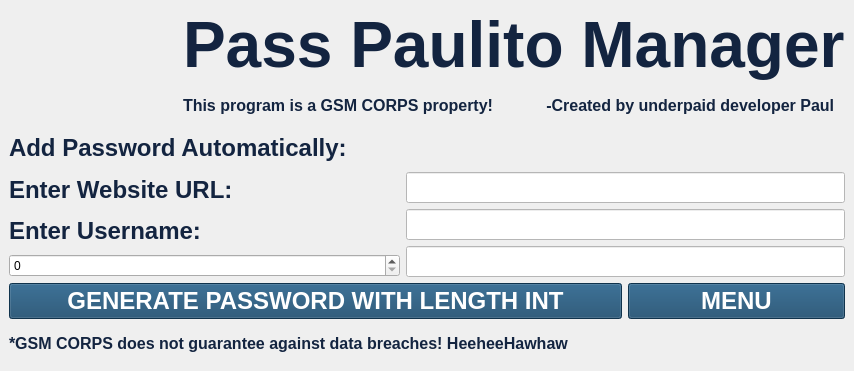
<?xml version="1.0" encoding="UTF-8"?>
<ui version="4.0">
 <class>MainWindow</class>
 <widget class="QMainWindow" name="MainWindow">
  <property name="geometry">
   <rect>
    <x>0</x>
    <y>0</y>
    <width>854</width>
    <height>371</height>
   </rect>
  </property>
  <property name="sizePolicy">
   <sizepolicy hsizetype="Preferred" vsizetype="Preferred">
    <horstretch>0</horstretch>
    <verstretch>0</verstretch>
   </sizepolicy>
  </property>
  <property name="minimumSize">
   <size>
    <width>854</width>
    <height>371</height>
   </size>
  </property>
  <property name="maximumSize">
   <size>
    <width>854</width>
    <height>371</height>
   </size>
  </property>
  <property name="windowTitle">
   <string>Pass Paulito Manager v1.0</string>
  </property>
  <property name="windowIcon">
   <iconset resource="Resources.qrc">
    <normaloff>:/IconImage/Icon.png</normaloff>:/IconImage/Icon.png</iconset>
  </property>
  <property name="toolTip">
   <string>&lt;html&gt;&lt;head/&gt;&lt;body&gt;&lt;p&gt;&lt;br/&gt;&lt;/p&gt;&lt;/body&gt;&lt;/html&gt;</string>
  </property>
  <property name="whatsThis">
   <string>&lt;html&gt;&lt;head/&gt;&lt;body&gt;&lt;p&gt;&lt;br/&gt;&lt;/p&gt;&lt;/body&gt;&lt;/html&gt;</string>
  </property>
  <property name="autoFillBackground">
   <bool>false</bool>
  </property>
  <property name="styleSheet">
   <string notr="true">background-image: url(:/BackgroundImage/Background.jpg);
background-repeat: no-repeat;
background-position: center;
background-size: cover;</string>
  </property>
  <property name="toolButtonStyle">
   <enum>Qt::ToolButtonIconOnly</enum>
  </property>
  <widget class="QWidget" name="centralwidget">
   <property name="enabled">
    <bool>true</bool>
   </property>
   <layout class="QGridLayout" name="gridLayout_2">
    <item row="0" column="0">
     <layout class="QGridLayout" name="gridLayout">
      <property name="sizeConstraint">
       <enum>QLayout::SetDefaultConstraint</enum>
      </property>
      <item row="0" column="0" rowspan="2">
       <widget class="QLabel" name="label">
        <property name="styleSheet">
         <string notr="true">background: transparent;
</string>
        </property>
        <property name="text">
         <string/>
        </property>
        <property name="pixmap">
         <pixmap resource="Resources.qrc">:/IconImage/Icon.png</pixmap>
        </property>
        <property name="scaledContents">
         <bool>true</bool>
        </property>
       </widget>
      </item>
      <item row="0" column="1" colspan="3">
       <widget class="QLabel" name="label_2">
        <property name="font">
         <font>
          <pointsize>48</pointsize>
          <weight>75</weight>
          <bold>true</bold>
          <strikeout>false</strikeout>
         </font>
        </property>
        <property name="styleSheet">
         <string notr="true">background: transparent;
color: #132440;
</string>
        </property>
        <property name="text">
         <string>Pass Paulito Manager</string>
        </property>
       </widget>
      </item>
      <item row="1" column="1" colspan="3">
       <widget class="QLabel" name="label_3">
        <property name="font">
         <font>
          <pointsize>12</pointsize>
          <weight>75</weight>
          <bold>true</bold>
          <strikeout>false</strikeout>
         </font>
        </property>
        <property name="styleSheet">
         <string notr="true">background: transparent;
color: #132440;
</string>
        </property>
        <property name="text">
         <string>This program is a GSM CORPS property!            -Created by underpaid developer Paul</string>
        </property>
       </widget>
      </item>
      <item row="2" column="0" colspan="3">
       <widget class="QLabel" name="label_4">
        <property name="font">
         <font>
          <pointsize>18</pointsize>
          <weight>75</weight>
          <bold>true</bold>
          <strikeout>false</strikeout>
         </font>
        </property>
        <property name="styleSheet">
         <string notr="true">background: transparent;
color: #132440;
</string>
        </property>
        <property name="text">
         <string>Add Password Automatically:</string>
        </property>
       </widget>
      </item>
      <item row="3" column="0" rowspan="3" colspan="2">
       <layout class="QVBoxLayout" name="verticalLayout">
        <item>
         <widget class="QLabel" name="label_6">
          <property name="font">
           <font>
            <pointsize>18</pointsize>
            <weight>75</weight>
            <bold>true</bold>
            <strikeout>false</strikeout>
           </font>
          </property>
          <property name="styleSheet">
           <string notr="true">background: transparent;
color: #132440;
</string>
          </property>
          <property name="text">
           <string>Enter Website URL:</string>
          </property>
         </widget>
        </item>
        <item>
         <widget class="QLabel" name="label_7">
          <property name="font">
           <font>
            <pointsize>18</pointsize>
            <weight>75</weight>
            <bold>true</bold>
            <strikeout>false</strikeout>
           </font>
          </property>
          <property name="styleSheet">
           <string notr="true">background: transparent;
color: #132440;
</string>
          </property>
          <property name="text">
           <string>Enter Username:</string>
          </property>
         </widget>
        </item>
        <item>
         <widget class="QSpinBox" name="Pass_Length"/>
        </item>
       </layout>
      </item>
      <item row="3" column="2" colspan="2">
       <widget class="QLineEdit" name="Web_URL_Box_Add_Auto">
        <property name="font">
         <font>
          <pointsize>14</pointsize>
          <weight>75</weight>
          <bold>true</bold>
         </font>
        </property>
        <property name="styleSheet">
         <string notr="true">color: black;
background: white;
caret-color: black;
selection-color: white;
selection-background-color: #0078d7;
</string>
        </property>
       </widget>
      </item>
      <item row="4" column="2" colspan="2">
       <widget class="QLineEdit" name="Username_Box_Add_Auto">
        <property name="font">
         <font>
          <pointsize>14</pointsize>
          <weight>75</weight>
          <bold>true</bold>
         </font>
        </property>
        <property name="styleSheet">
         <string notr="true">color: black;
background: white;
caret-color: black;
selection-color: white;
selection-background-color: #0078d7;
</string>
        </property>
       </widget>
      </item>
      <item row="5" column="2" colspan="2">
       <widget class="QLineEdit" name="Generated_Pass_Box">
        <property name="font">
         <font>
          <pointsize>14</pointsize>
          <weight>75</weight>
          <bold>true</bold>
         </font>
        </property>
        <property name="styleSheet">
         <string notr="true">color: black;
background: white;
caret-color: black;
selection-color: white;
selection-background-color: #0078d7;
</string>
        </property>
       </widget>
      </item>
      <item row="6" column="0" colspan="3">
       <widget class="QPushButton" name="Generate_Pass_Button">
        <property name="font">
         <font>
          <pointsize>18</pointsize>
          <weight>75</weight>
          <bold>true</bold>
         </font>
        </property>
        <property name="styleSheet">
         <string notr="true">background: #16476A;
color: white;</string>
        </property>
        <property name="text">
         <string>GENERATE PASSWORD WITH LENGTH INT</string>
        </property>
       </widget>
      </item>
      <item row="6" column="3">
       <widget class="QPushButton" name="Menu_Button_Add_Auto">
        <property name="font">
         <font>
          <pointsize>18</pointsize>
          <weight>75</weight>
          <bold>true</bold>
         </font>
        </property>
        <property name="styleSheet">
         <string notr="true">background: #16476A;
color: white;</string>
        </property>
        <property name="text">
         <string>MENU</string>
        </property>
       </widget>
      </item>
      <item row="7" column="0" colspan="4">
       <widget class="QLabel" name="label_5">
        <property name="font">
         <font>
          <pointsize>12</pointsize>
          <weight>75</weight>
          <bold>true</bold>
          <strikeout>false</strikeout>
         </font>
        </property>
        <property name="styleSheet">
         <string notr="true">background: transparent;
color: #132440;
</string>
        </property>
        <property name="text">
         <string>*GSM CORPS does not guarantee against data breaches! HeeheeHawhaw</string>
        </property>
       </widget>
      </item>
     </layout>
    </item>
   </layout>
  </widget>
 </widget>
 <resources>
  <include location="Resources.qrc"/>
 </resources>
 <connections/>
</ui>
